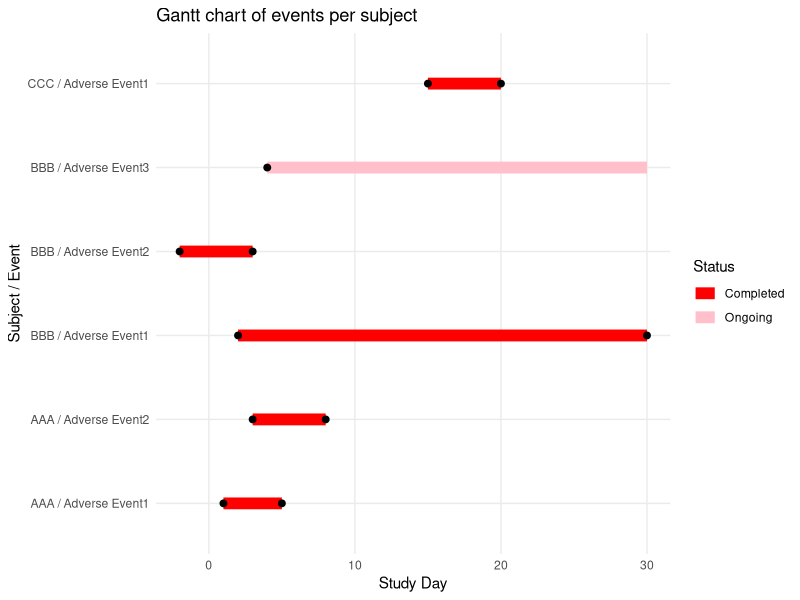

Write the R code that produced this figure.
# P063_event_gant_excel.sas -> R translation
# Reproduces SAS %event_gant_excel with built-in dummy data
# Expected dataset `gant` is the Excel sheet GANT content:
#   ID, EVENT, STDY, ENDY + one column per study day (min..max excluding 0)
out <- Sys.getenv("OUT_DIR")
if (out == "" || is.na(out)) out <- getwd()
if (!dir.exists(out)) dir.create(out, recursive = TRUE, showWarnings = FALSE)

suppressPackageStartupMessages({
  library(dplyr)
  library(openxlsx)
  library(ggplot2)
})

# ---- test_dummy_data (data dummy) ----
dummy <- data.frame(
  SUBJID = c("AAA","AAA","BBB","BBB","BBB","CCC"),
  AETERM = c("Adverse Event1","Adverse Event2","Adverse Event1","Adverse Event2","Adverse Event3","Adverse Event1"),
  AESTDY = c(1,3,2,-2,4,15),
  AEENDY = c(5,8,30,3,NA,20),
  stringsAsFactors = FALSE
)
target_dataest <- dummy

st_vec <- target_dataest[["AESTDY"]]
en_vec <- target_dataest[["AEENDY"]]

# ---- proc sql: select min(min(st,1)) into :min ; select max(max(st,en)) into :max ----
row_min <- ifelse(is.na(st_vec), 1, pmin(st_vec, 1))
min_val <- as.integer(min(row_min, na.rm = TRUE))

row_max <- mapply(function(a, b) {
  if (is.na(a) && is.na(b)) return(NA_real_)
  if (is.na(a)) return(b)
  if (is.na(b)) return(a)
  max(a, b)
}, st_vec, en_vec)
max_val <- as.integer(max(row_max, na.rm = TRUE))

# %let range = %eval(%sysfunc(range(&min,&max)) + (0<&min));
range_val <- as.integer((max_val - min_val) + as.integer(0 < min_val))

# ---- data __wk1 ----
wk <- target_dataest
n <- nrow(wk)
if (min_val < 1) {
  lt1_st <- ifelse(is.na(wk[["AESTDY"]]), 1L, as.integer(wk[["AESTDY"]] < 1))
  st <- wk[["AESTDY"]] - min_val + lt1_st
  en <- ifelse(is.na(wk[["AEENDY"]]), NA_real_,
               wk[["AEENDY"]] - min_val + as.integer(wk[["AEENDY"]] < 1))
} else {
  st <- wk[["AESTDY"]]
  en <- wk[["AEENDY"]]
}

# array ar{range} $1.; do i=1 to range;
#   if st<=i<=en then ar="Y";
#   else if st=i and missing(en) then ar="Y";
#   else if st<=i and missing(en) then ar="O";
ar_mat <- matrix(NA_character_, nrow = n, ncol = range_val)
for (r in seq_len(n)) {
  s <- st[r]; e <- en[r]
  s_missing <- is.na(s); e_missing <- is.na(e)
  for (i in seq_len(range_val)) {
    v <- NA_character_
    if (!s_missing && !e_missing && s <= i && i <= e) {
      v <- "Y"
    } else if (!s_missing && e_missing && s == i) {
      v <- "Y"
    } else if (!s_missing && e_missing && s <= i) {
      v <- "O"
    } else {
      v <- NA_character_
    }
    ar_mat[r, i] <- v
  }
}

# ---- header day labels: &min %to &max, excluding 0 (macro %hed skips 0) ----
day_labels <- setdiff(seq(min_val, max_val, by = 1), 0)
# day_labels length must equal range_val
# ar index i maps to day_labels[i]

# ---- build GANT sheet dataset: ID, EVENT, STDY, ENDY + day columns ----
gant <- data.frame(
  ID = wk[["SUBJID"]],
  EVENT = wk[["AETERM"]],
  STDY = wk[["AESTDY"]],
  ENDY = wk[["AEENDY"]],
  stringsAsFactors = FALSE,
  check.names = FALSE
)
day_df <- as.data.frame(ar_mat, stringsAsFactors = FALSE, check.names = FALSE)
colnames(day_df) <- as.character(day_labels)
gant <- cbind(gant, day_df)
# ensure column order: ID EVENT STDY ENDY -2 -1 1 2 ...
# gant now has 4 + range_val = 36 columns for this test data

# ---- write dataset gant.csv (SAS dataset variable names, case-insensitive match) ----
write.csv(gant, file.path(out, "gant.csv"), row.names = FALSE, na = "")

# ---- ODS EXCEL equivalent: gant.xlsx with RWI styling (sheet GANT) ----
disp_header <- c("ID", "Event", "STDY", "ENDY", as.character(day_labels))
wb <- createWorkbook()
addWorksheet(wb, "GANT")

hdr_darkblue <- createStyle(fgFill = "#00008B", fontColour = "white", textDecoration = "bold",
                            halign = "center", valign = "center", border = "TopBottomLeftRight")
hdr_blue <- createStyle(fgFill = "#0000FF", fontColour = "white", textDecoration = "bold",
                        halign = "center", valign = "center", border = "TopBottomLeftRight")
style_Y <- createStyle(fgFill = "#FF0000", fontColour = "#FF0000", halign = "center", border = "TopBottomLeftRight")
style_O <- createStyle(fgFill = "#FFC0CB", fontColour = "#FFC0CB", halign = "center", border = "TopBottomLeftRight")
style_W <- createStyle(fgFill = "#FFFFFF", fontColour = "#FFFFFF", halign = "center", border = "TopBottomLeftRight")
style_id <- createStyle(halign = "left", valign = "center", border = "TopBottomLeftRight")
style_num <- createStyle(halign = "center", valign = "center", border = "TopBottomLeftRight")

writeData(wb, "GANT", t(disp_header), startRow = 1, startCol = 1, colNames = FALSE, rowNames = FALSE)
if (nrow(gant) > 0) {
  writeData(wb, "GANT", gant, startRow = 2, startCol = 1, colNames = FALSE, rowNames = FALSE)
}
nc <- ncol(gant); nr <- nrow(gant)
for (c in seq_along(disp_header)) {
  stl <- if (c <= 4) hdr_darkblue else hdr_blue
  addStyle(wb, "GANT", style = stl, rows = 1, cols = c, gridExpand = FALSE, stack = TRUE)
}
for (r in seq_len(nr)) {
  rr <- r + 1
  addStyle(wb, "GANT", style = style_id, rows = rr, cols = 1, gridExpand = FALSE, stack = TRUE)
  addStyle(wb, "GANT", style = style_id, rows = rr, cols = 2, gridExpand = FALSE, stack = TRUE)
  addStyle(wb, "GANT", style = style_num, rows = rr, cols = 3, gridExpand = FALSE, stack = TRUE)
  addStyle(wb, "GANT", style = style_num, rows = rr, cols = 4, gridExpand = FALSE, stack = TRUE)
  for (c in 5:nc) {
    v <- ar_mat[r, c - 4]
    if (!is.na(v) && v == "Y") {
      addStyle(wb, "GANT", style = style_Y, rows = rr, cols = c, gridExpand = FALSE, stack = TRUE)
    } else if (!is.na(v) && v == "O") {
      addStyle(wb, "GANT", style = style_O, rows = rr, cols = c, gridExpand = FALSE, stack = TRUE)
    } else {
      addStyle(wb, "GANT", style = style_W, rows = rr, cols = c, gridExpand = FALSE, stack = TRUE)
    }
  }
}
setColWidths(wb, "GANT", cols = 1, widths = 10)
setColWidths(wb, "GANT", cols = 2, widths = 18)
setColWidths(wb, "GANT", cols = 3:4, widths = 8)
if (nc >= 5) setColWidths(wb, "GANT", cols = 5:nc, widths = 4)
freezePane(wb, "GANT", firstActiveRow = 2, firstActiveCol = 5)
saveWorkbook(wb, file.path(out, "gant.xlsx"), overwrite = TRUE)

# ---- plain-text rendering gant.txt (same numbers as Excel) ----
txt_path <- file.path(out, "gant.txt")
con <- file(txt_path, open = "wt")
cat("Gantt chart of events per subject (Y=event duration, O=ongoing)\n", file = con)
cat(sprintf("Range: min=%d max=%d range=%d (day 0 excluded from timeline)\n", min_val, max_val, range_val), file = con)
cat("\n", file = con)
hdr_line <- sprintf("%-6s | %-16s | %4s %4s | %s", "ID", "Event", "STDY", "ENDY",
                    paste(sprintf("%3s", day_labels), collapse = " "))
cat(hdr_line, "\n", file = con, sep = "")
cat(paste(rep("-", nchar(hdr_line)), collapse = ""), "\n", file = con, sep = "")
for (r in seq_len(nr)) {
  stdy_s <- ifelse(is.na(gant$STDY[r]), "   .", sprintf("%4d", gant$STDY[r]))
  endy_s <- ifelse(is.na(gant$ENDY[r]), "   .", sprintf("%4d", gant$ENDY[r]))
  cells <- sapply(seq_len(range_val), function(k) {
    v <- ar_mat[r, k]
    if (is.na(v)) "   " else if (v == "Y") "  Y" else "  O"
  })
  line <- sprintf("%-6s | %-16s | %s %s |%s", gant$ID[r], gant$EVENT[r], stdy_s, endy_s,
                  paste(cells, collapse = ""))
  cat(line, "\n", file = con, sep = "")
}
cat("\nLegend: Y (red) = event day, O (pink) = ongoing after start, blank = no event\n", file = con)
cat(sprintf("Counts: n_rows=%d n_day_cols=%d\n", nr, range_val), file = con)
close(con)

# ---- figure gant.png (ggplot timeline) ----
plot_df <- data.frame(
  label = paste(gant$ID, gant$EVENT, sep = " / "),
  y = seq_len(nrow(gant)),
  AESTDY = gant$STDY,
  AEENDY = gant$ENDY,
  stringsAsFactors = FALSE
)
plot_df$ongoing <- is.na(plot_df$AEENDY)
plot_df$xend <- ifelse(plot_df$ongoing, max_val, plot_df$AEENDY)
p <- ggplot(plot_df, aes(y = reorder(label, y))) +
  geom_segment(aes(x = AESTDY, xend = xend, yend = reorder(label, y), colour = ongoing),
               linewidth = 4, lineend = "butt") +
  geom_point(aes(x = AESTDY), size = 2) +
  geom_point(data = subset(plot_df, !ongoing), aes(x = AEENDY), size = 2) +
  scale_colour_manual(values = c("FALSE" = "red", "TRUE" = "pink"),
                      labels = c("FALSE" = "Completed", "TRUE" = "Ongoing"), name = "Status") +
  labs(title = "Gantt chart of events per subject", x = "Study Day", y = "Subject / Event") +
  theme_minimal() +
  theme(panel.grid.minor = element_blank())
ggsave(file.path(out, "gant.png"), plot = p, width = 10, height = 4, dpi = 150)
